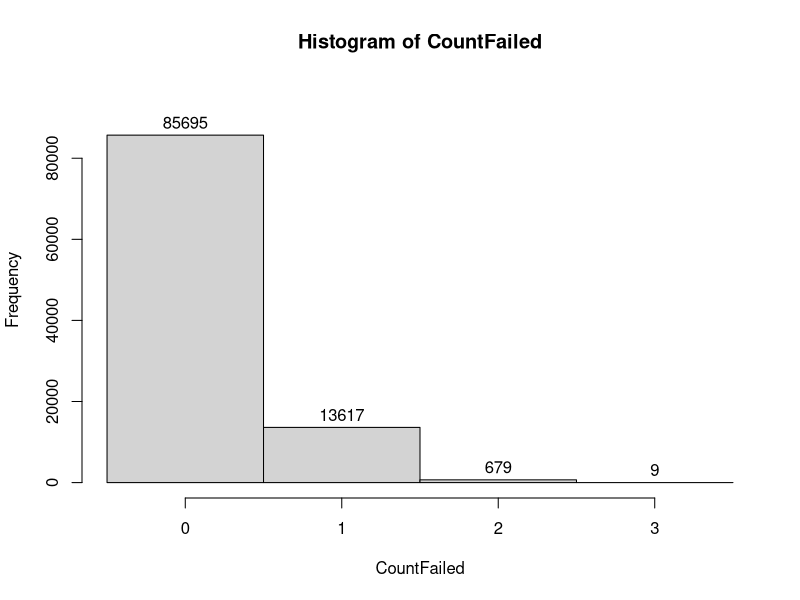
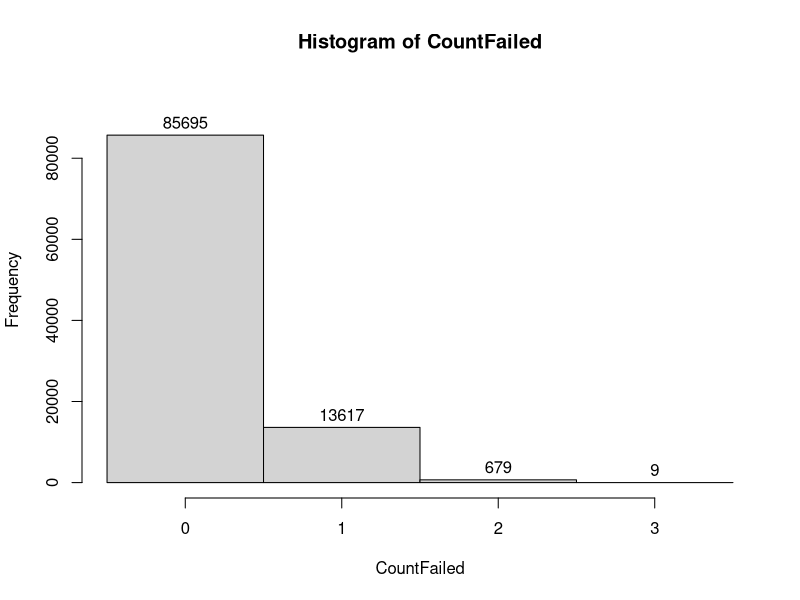

Generate these figures, in order, with R:
## ---- chunk 1
knitr::opts_chunk$set(echo = TRUE)
## ---- chunk 2
WillFail <- c(rep(1,5), rep(0,95)) # will generate a vector of 5 ones and 95 zero's.
iterations <- 100000 # we will repeat the experiment for 100000 times
CountFailed <- rep(0,iterations) # this is a length-100000 vector for storing the number of failures in each replicate.

set.seed(1) # not important
for (i in 1:iterations){
  samp <- sample(WillFail,3, replace=TRUE) # draw three numbers from the vector WillFail without replacement
  CountFailed[i] <- sum(samp)
}

hist(CountFailed, labels = TRUE, ylim = c(0, 95000),
     breaks = seq(-0.5, 3.5, 1))

#emperical check of part (b)
sum(CountFailed < 3) / iterations
1 - (sum(CountFailed == 3) / iterations)
## ---- chunk 3
WillFail <- c(rep(1,5), rep(0,95)) # will generate a vector of 5 ones and 95 zero's.
WillFail
## ---- chunk 4
# 1st draw
sample(WillFail,3, replace=TRUE)
# 2nd draw
sample(WillFail,3, replace=TRUE)
# 3rd draw
sample(WillFail,3, replace=TRUE)
## ---- chunk 5
set.seed(1)
sample(WillFail,3, replace=TRUE)
set.seed(1)
sample(WillFail,3, replace=TRUE)
## ---- chunk 6
iterations <- 100000 
CountFailed <- rep(0,iterations) 

set.seed(1) 

for (i in 1:iterations){
  samp <- sample(WillFail,3, replace=TRUE) # draw three numbers from the vector WillFail without replacement
  CountFailed[i] <- sum(samp) # record the number of failures in this sample
}

hist(CountFailed, labels = TRUE, ylim = c(0, 95000),
     breaks = seq(-0.5, 3.5, 1))

#emperical check of part (b)
sum(CountFailed < 3) / iterations
1 - (sum(CountFailed == 3) / iterations)
